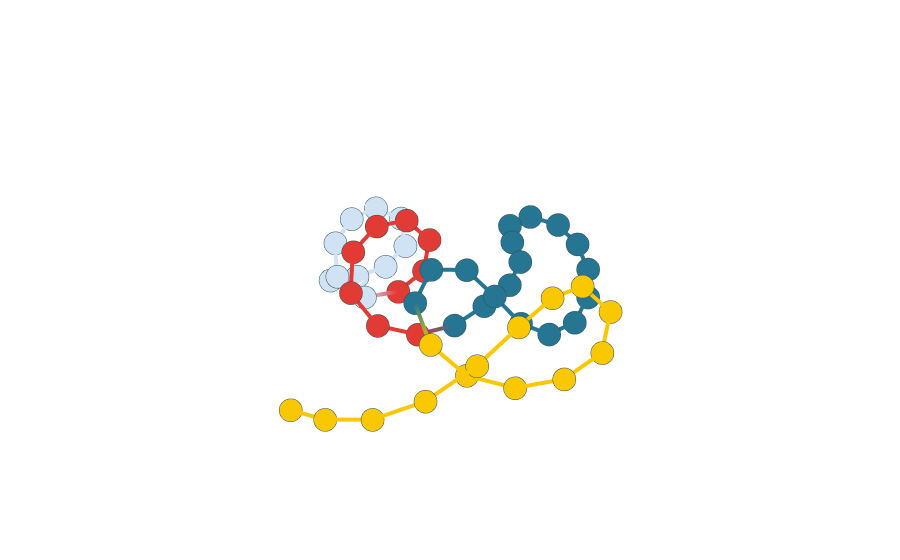

Notebook source saved alongside this figure:
### Code cell
fig = plot_chain_with_communities('curve_2')
fig.show()

### Figure 1 — Plotly figure (JSON) as saved in the notebook; plotly's stock layout.template omitted (floating-point values rounded to 4 significant figures)
{"data": [{"hoverinfo": "text", "hovertemplate": ["1", "1", "1", "1", "1", "1", "1", "1", "1", "1", "4", "4", "4", "4", "4", "4", "4", "4", "4", "2", "2", "2", "2", "2", "2", "2", "2", "2", "2", "2", "2", "2", "2", "2", "2", "2", "2", "3", "3", "3", "3", "3", "3", "3", "3", "3", "3", "3", "3", "3", "3"], "line": {"color": [1, 1, 1, 1, 1, 1, 1, 1, 1, 1, 4, 4, 4, 4, 4, 4, 4, 4, 4, 2, 2, 2, 2, 2, 2, 2, 2, 2, 2, 2, 2, 2, 2, 2, 2, 2, 2, 3, 3, 3, 3, 3, 3, 3, 3, 3, 3, 3, 3, 3, 3], "colorscale": [[0, "#d0e3f5"], [0.1667, "#712e67"], [0.3333, "#267592"], [0.5, "#5fb12a"], [0.6667, "#fac800"], [0.8333, "#ff7917"], [1, "#e23a34"]], "width": 8}, "marker": {"color": [1, 1, 1, 1, 1, 1, 1, 1, 1, 1, 4, 4, 4, 4, 4, 4, 4, 4, 4, 2, 2, 2, 2, 2, 2, 2, 2, 2, 2, 2, 2, 2, 2, 2, 2, 2, 2, 3, 3, 3, 3, 3, 3, 3, 3, 3, 3, 3, 3, 3, 3], "colorscale": [[0, "#d0e3f5"], [0.1667, "#712e67"], [0.3333, "#267592"], [0.5, "#5fb12a"], [0.6667, "#fac800"], [0.8333, "#ff7917"], [1, "#e23a34"]], "line": {"color": "DarkSlateGrey", "width": 4}, "size": 8}, "name": "Curve", "type": "scatter3d", "x": [4.13, 3.167, 2.025, 0.9005, 0.5533, 1.434, 2.71, 3.902, 4.595, 4.218, 3.158, 2.073, 1.5, 2.069, 3.279, 4.527, 5.307, 5.078, 4.031, 2.664, 1.248, -0.003221, -1.036, -1.655, -2.466, -3.594, -4.055, -3.718, -2.934, -1.843, -0.5479, 0.7367, 1.637, 2.078, 2.481, 3.47, 4.532, 4.835, 4.481, 3.716, 2.604, 1.318, 0.2964, 0.6215, 1.965, 3.485, 5.048, 6.456, 7.563, 8.347, 8.808], "y": [-2.821, -2.29, -1.801, -1.757, -2.335, -2.788, -2.655, -2.1, -1.186, -0.1795, 0.4763, 0.7495, 0.4877, -0.04016, -0.1474, 0.1858, 0.9151, 1.794, 2.532, 2.947, 3.096, 3.234, 2.867, 1.945, 1.15, 1.352, 2.49, 3.732, 4.798, 5.563, 5.875, 5.642, 5.009, 4.156, 3.274, 2.725, 3.153, 4.096, 5.24, 6.458, 7.355, 7.717, 7.204, 6.266, 6.082, 6.104, 6.066, 5.661, 4.879, 3.851, 2.866], "z": [-1.88, -1.957, -1.813, -1.312, -0.3439, 0.3966, 0.598, 0.4087, -0.2296, -0.8653, -0.8622, -0.3343, 0.6744, 1.578, 1.917, 1.749, 0.9618, -0.1035, -0.832, -1.15, -1.107, -0.7943, -0.5161, -0.4345, -0.4731, -0.5021, -0.5688, -0.7031, -0.8927, -1.106, -1.23, -0.982, -0.1818, 0.8181, 1.65, 1.958, 1.614, 0.7734, 0.02625, -0.1421, 0.09106, 0.4828, 1.077, 1.731, 2.09, 2.127, 1.916, 1.425, 0.9473, 0.63, 0.4651]}], "layout": {"scene": {"camera": {"eye": {"x": 0.9, "y": 0.9, "z": 1.3}, "up": {"x": -10, "y": 0, "z": 30}}, "xaxis": {"backgroundcolor": "rgb(200, 200, 230)", "gridcolor": "rgba(0,0,0,0)", "showbackground": false, "showticklabels": false, "title": {"text": " "}, "zerolinecolor": "rgba(0,0,0,0)"}, "yaxis": {"backgroundcolor": "rgb(200, 200, 230)", "gridcolor": "rgba(0,0,0,0)", "showbackground": false, "showticklabels": false, "title": {"text": " "}, "zerolinecolor": "rgba(0,0,0,0)"}, "zaxis": {"backgroundcolor": "rgb(200, 200, 230)", "gridcolor": "rgba(0,0,0,0)", "showbackground": false, "showticklabels": false, "title": {"text": " "}, "zerolinecolor": "rgba(0,0,0,0)"}}}}
